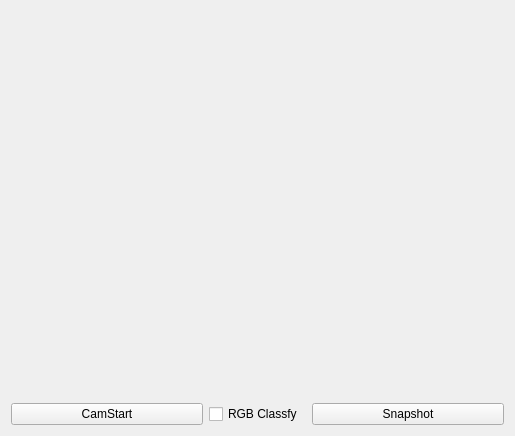
<?xml version="1.0" encoding="UTF-8"?>
<ui version="4.0">
 <class>Tab7CamViewerThread</class>
 <widget class="QWidget" name="Tab7CamViewerThread">
  <property name="geometry">
   <rect>
    <x>0</x>
    <y>0</y>
    <width>515</width>
    <height>436</height>
   </rect>
  </property>
  <property name="windowTitle">
   <string>Form</string>
  </property>
  <layout class="QVBoxLayout" name="verticalLayout_2">
   <item>
    <layout class="QVBoxLayout" name="verticalLayout" stretch="9,1">
     <item>
      <widget class="QLabel" name="plabelCamView">
       <property name="text">
        <string/>
       </property>
       <property name="pixmap">
        <pixmap resource="Images.qrc">:/Images/Images/initDisplay.png</pixmap>
       </property>
      </widget>
     </item>
     <item>
      <layout class="QHBoxLayout" name="horizontalLayout" stretch="4,2,4">
       <item>
        <widget class="QPushButton" name="pPBcamStart">
         <property name="text">
          <string>CamStart</string>
         </property>
         <property name="checkable">
          <bool>true</bool>
         </property>
        </widget>
       </item>
       <item>
        <widget class="QCheckBox" name="pCbRgb">
         <property name="text">
          <string>RGB Classfy</string>
         </property>
        </widget>
       </item>
       <item>
        <widget class="QPushButton" name="pPBsnapShot">
         <property name="text">
          <string>Snapshot</string>
         </property>
        </widget>
       </item>
      </layout>
     </item>
    </layout>
   </item>
  </layout>
 </widget>
 <resources>
  <include location="Images.qrc"/>
 </resources>
 <connections/>
</ui>
